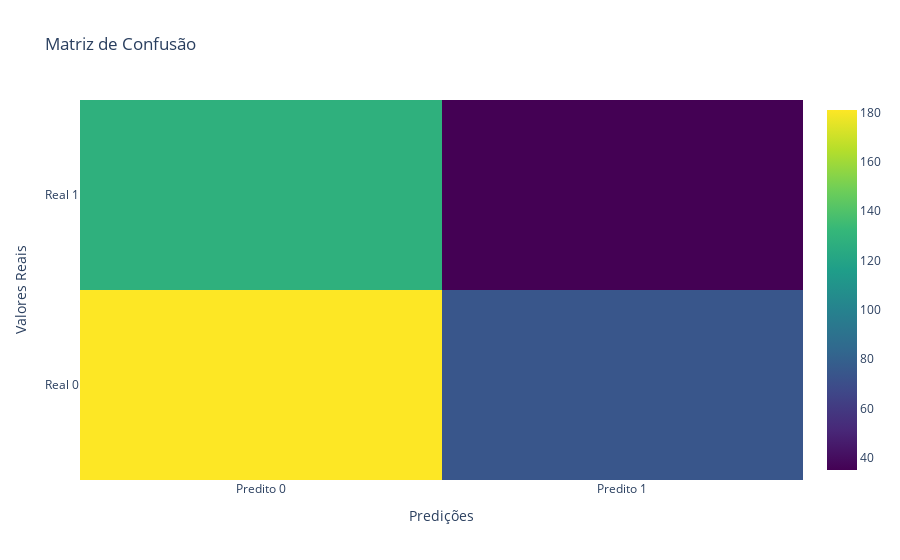

This figure's notebook cell:
### Code cell
df_confusao = grafico_matriz_confusao(y_true, y_pred)

### Figure 1 — Plotly figure (JSON) as saved in the notebook; plotly's stock layout.template omitted (floating-point values rounded to 4 significant figures)
{"data": [{"colorscale": [[0, "#440154"], [0.1111, "#482878"], [0.2222, "#3e4989"], [0.3333, "#31688e"], [0.4444, "#26828e"], [0.5556, "#1f9e89"], [0.6667, "#35b779"], [0.7778, "#6ece58"], [0.8889, "#b5de2b"], [1, "#fde725"]], "type": "heatmap", "x": ["Predito 0", "Predito 1"], "y": ["Real 0", "Real 1"], "z": [[181, 74], [128, 35]]}], "layout": {"title": {"text": "Matriz de Confusão"}, "xaxis": {"title": {"text": "Predições"}}, "yaxis": {"title": {"text": "Valores Reais"}}}}
